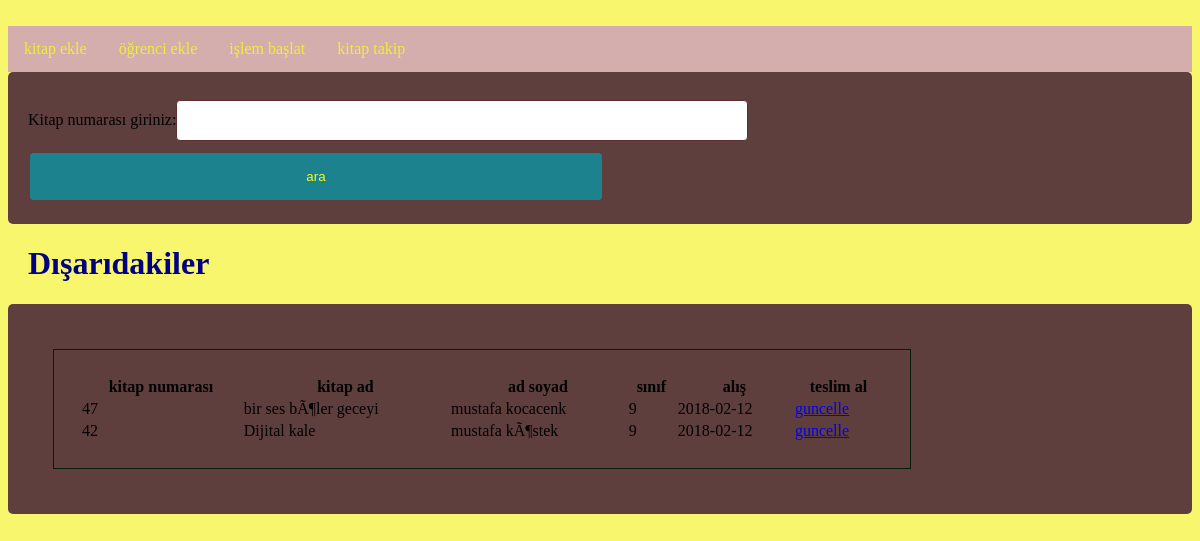
The page / on the database its author committed.
### tables this page shows
CREATE TABLE `kitap` (
  `kitapno` int(11) NOT NULL,
  `kitapadi` varchar(50) NOT NULL,
  `isbnno` varchar(30) NOT NULL,
  `sayfasayisi` int(11) NOT NULL,
  `yazarno` int(11) NOT NULL,
  `turno` int(11) NOT NULL
);

CREATE TABLE `ogrenci` (
  `ogrno` int(11) NOT NULL,
  `ograd` varchar(30) NOT NULL,
  `ogrsoyad` varchar(30) NOT NULL,
  `dtarih` date NOT NULL,
  `sinif` tinyint(4) NOT NULL,
  `puan` int(11) NOT NULL
);

CREATE TABLE `islem` (
  `islemno` int(11) NOT NULL,
  `atarih` date NOT NULL,
  `vtarih` date NOT NULL,
  `ogrno` int(11) NOT NULL,
  `kitapno` int(11) NOT NULL,
  `alindi` bit(1) NOT NULL
);

### index.php (the view, shortened to what this page needs)
<head>
</head>
	  <link rel="stylesheet" type="text/css" href="sitil.css">
<form method="post" action=""><div>
Kitap numarası giriniz:<input type="text" name="numara">
<input type="submit" value="ara">
</form>
<?php
include "bag.php";
if($_POST&&strlen($_POST["numara"])!=0)
$sql = "SELECT
 k.kitapno,k.kitapadi,o.ograd,o.ogrsoyad,o.sinif,i.atarih,i.islemno
 FROM kitap k,islem i,ogrenci o
 WHERE k.kitapno=i.kitapno and o.ogrno=i.ogrno and i.alindi=0 and k.kitapno=".$_POST["numara"]."
 order by i.vtarih asc";
else
$sql = "SELECT
 k.kitapno,k.kitapadi,o.ograd,o.ogrsoyad,o.sinif,i.atarih,i.islemno
 FROM kitap k,islem i,ogrenci o
 WHERE k.kitapno=i.kitapno and o.ogrno=i.ogrno and i.alindi=0
 order by i.vtarih asc";
 $result = $conn->query($sql);
echo "<h1>Dışarıdakiler</h1><div style='overflow-x:auto;'>
<table style='width:75%'>
  <tr>
  <th>kitap numarası</th>
    <th>kitap ad</th>
    <th>ad soyad</th>
    <th>sınıf</th>
	 <th>alış </th>
    <th>teslim al</th>
  </tr>";
if ($result->num_rows > 0) {
    while($row = $result->fetch_assoc()) {
  echo "<tr>
	<td>" . $row["kitapno"]. "</td>
    <td>" . utf8_decode($row["kitapadi"]). "</td>
    <td>" . utf8_decode($row["ograd"]." ".$row["ogrsoyad"]). " </td>
    <td>".$row["sinif"]. " </td>
    <td>".$row["atarih"]." </td>
    <td><a href=teslimal.php?id=".$row["islemno"].">guncelle</a></td>
  </tr>";
    }
} else {
    echo "0 sonuç";
}
echo "</table></div>";
?>

### sitil.css (style rules this page uses)
h1 { color: navy; margin-left: 20px; }
table { width: %100px; border: 1px solid #061e06; padding: 25px; margin: 25px; -- }
input[type=text], select { width: 50%; padding: 12px 12px; margin: 8px 0; display: inline-block; border: 1px solid #5f2e2e; border-radius: 4px; box-sizing: border-box; }
input[type=submit] { width: 50%; background-color: #4CAF50; color: white; padding: 14px 20px; margin: 8px 0; border: none; border-radius: 4px; cursor: pointer; }
input[type=button], input[type=submit], input[type=reset] { background-color: #1c838e; border: none; color: #fdfc0f; padding: 16px 32px; text-decoration: none; margin: 4px 2px; cursor: pointer; }
div { border-radius: 5px; background-color: rgb(95, 62, 62); padding: 20px; }
ul { list-style-type: none; margin: 0; padding: 0; overflow: hidden; background-color: #d4adad; }
li { float: left; }
li a { display: block; color: #efee3b; text-align: center; padding: 14px 16px; text-decoration: none; }

### rows shown on the page
kitap: kitapno "47", kitapadi "bir ses bÃ¶ler geceyi", ogrenci.ograd+ogrsoyad "mustafa kocacenk", ogrenci.sinif "9", islem.atarih "2018-02-12"
kitap: kitapno "42", kitapadi "Dijital kale", ogrenci.ograd+ogrsoyad "mustafa kÃ¶stek", ogrenci.sinif "9", islem.atarih "2018-02-12"
